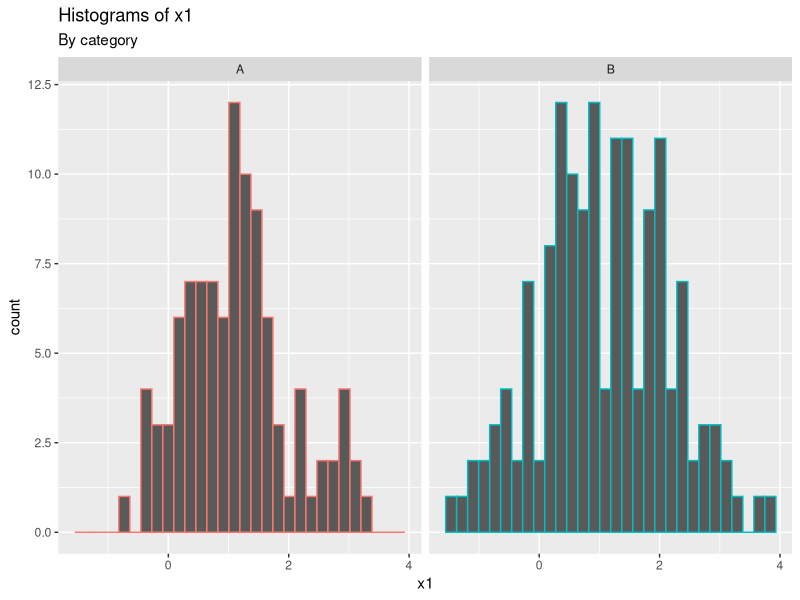
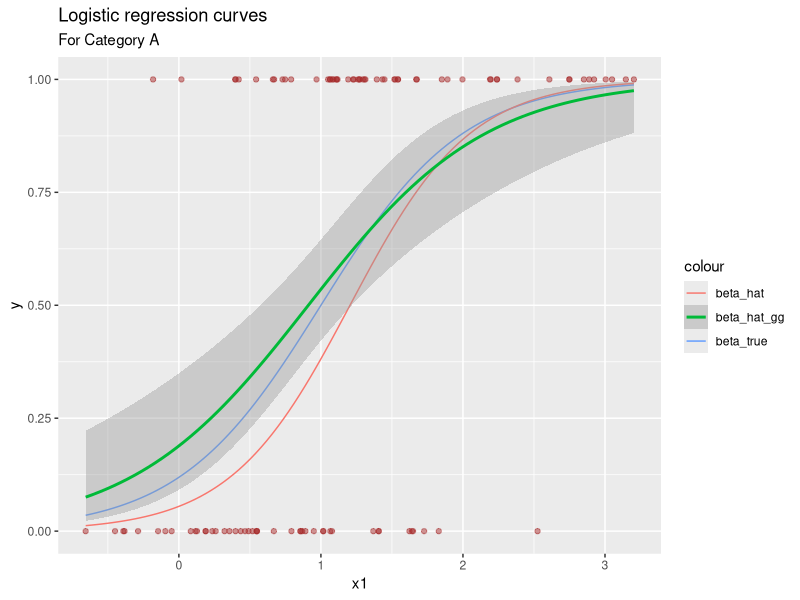

Recreate these plots in R, in order. (Note: this script raises an error after producing the figures.)
##### MFI R BOOTCAMP 2022

# Case study: let's perform logistic regression on a simulated dataset

library(tidyverse)
library(knitr)

set.seed(1729)

# Function definitions

logit <- function(p) {
  return( log(p/(1-p)) )
}

expit <- function(x) {
  return( 1/(1 + exp(-x)))
}

norm <- function(x) {
  sqrt(sum(x^2))
}


# Initializations and variable assignments
# Better use "<-" instead "=" (for reasons)

N <- 500 # number of observations
p <- 2 # number of covariates (excluding intercept!)
beta <- c(-2, 2, 1) # true coefficients (beta0, beta1, beta2)

# Data structures
# There are several choices of data structures, depending on your application (and personal preference). For data, it's usually best to pre-allocate an array (i.e., a vector or list), fill it in with data, and then create a data frame out of it afterwards.

X <- matrix(data=0L, nrow=N, ncol=p)
colnames(X) <- c("x1", "x2")

Y <- vector(mode="numeric", length=N)

# Let's simulate some data

for (i in 1:N) {
  X[i,] <- c( rnorm(n=1, mean=1), rbinom(n=1, size=1, prob=0.6) )
  
  eta_i <- beta %*% c(1, X[i,])
  
  Y[i] <- rbinom(n=1, size=1, prob=expit(eta_i))
}

# Always vectorize, if you can!

X2 <- cbind(1, rnorm(n=N, mean=1), rbinom(n=N, size=1, prob=0.6))
eta <- rowSums(sweep(X2, 2, beta, "*"))
Y2 <- sapply(X=eta, FUN= function(eta) { rbinom(n=1, size=1, prob=expit(eta))})

myDat.frame <- data.frame(y=Y, x1=X[,1], x2=as.factor(X[,2]))
myDat.tib <- tibble(y=Y, x1=X[,1], x2=as.factor(X[,2]))

levels(myDat.frame$x2) <- list(A = "0", B = "1")
myDat.tib$x2 <- recode_factor(myDat.tib$x2, "0" = "A", "1" = "B")

# We'll stick with the tibble going forward

myDat.train <- myDat.tib[1:(N/2), ] # training dataset
myDat.test <- myDat.tib[(N/2 + 1):N, ] # test (validation) dataset

myModel <- glm(y ~ x1 + x2, data=myDat.train, family=binomial(link="logit"))
summary(myModel)

beta_hat <- myModel$coefficients
norm_diff <- norm(beta - beta_hat)

preds <- predict.glm(object=myModel, newdata=myDat.test, type="response")
myDat.test <- cbind(myDat.test, y_pred = ifelse(preds > 0.5, yes=1, no=0))
MSE <- mean( (myDat.test$y - myDat.test$y_pred)^2 )

# Plot some stuff

expit_beta_true <- function(x) {expit(beta[1] + x*beta[2] + 0*beta[3])}
expit_beta_hat <- function(x) {expit(beta_hat[1] + x*beta_hat[2]  + 0*beta[3])}

ggplot(data=myDat.test, aes(x1, color=x2)) +
  geom_histogram(bins=30) +
  facet_wrap(~x2) +
  labs(title="Histograms of x1", subtitle="By category") +
  theme(legend.position = "none")

ggplot(data=filter(myDat.test, x2 == "A"), aes(x=x1, y=y)) +
  geom_point(alpha=0.5, col="brown") +
  stat_function(fun=expit_beta_true, aes(col="beta_true")) +
  stat_function(fun=expit_beta_hat, aes(col="beta_hat")) +
  geom_smooth(method="glm", method.args = list(family="binomial"), aes(col="beta_hat_gg")) +
  labs(title="Logistic regression curves", subtitle="For Category A") +
  theme(legend.position = "right")


# Let's find beta_hat directly using numerical optimization

mloglik <- function(beta) { # minus the log-likelihood
  ll <- 0
  for (i in 1:(N/2)) {
    eta_i <- beta %*% c(1, X[i,])
    ll <- ll + Y[i]*log( expit(eta_i) ) + (1 - Y[i])*log(1 - expit(eta_i) )
  }
  return(-ll)
}
  
mloglik_grad <- function(beta) { # gradient of minus the log-likelihood
  gr <- rep(0, times=p+1)
  
  for (i in 1:(N/2)) {
    eta_i <- beta %*% c(1, X[i,])
    
    gr[1] <- gr[1] + (Y[i] - expit(eta_i))
    
    for (d in 1:p) {
      gr[d+1] <- gr[d+1] + (Y[i] - expit(eta_i))*X[i,d]
    }
  }
  
  return(-gr)
}

beta_hat_2 <- optim(par=rep(0,times=3),
                    fn=mloglik,
                    method="Nelder-Mead")
beta_hat_2 <- beta_hat_2$par
norm_diff_2 <- norm(beta_hat_2 - beta_hat)
  
  
  
mloglik_b1 <- function(beta1) {mloglik(c(0, beta1, 0))}

optimize(      f=mloglik_b1,
      interval=c(-1,1))




### Linear regression

rm(list = ls()) # clear environment
set.seed(1729)  

N <- 500 # number of observations
p <- 10 # number of covariates

beta <- rnorm(n=p+1, mean=0, sd=4) # true coefficients (beta0, beta1, ..., beta_p)
ssq <- 2

X <- matrix(0L, nrow=N, ncol=p+1)

Y <- rep(0, times=N)

for (i in 1:N) {
  X[i,] <- c(1, rchisq(n=p, df=3))
  Y[i] <- beta %*% X[i,] + rnorm(n=1, mean=0, sd=sqrt(ssq))
}

beta_MLR <- solve( t(X) %*% X ) %*% t(X) %*% Y
beta_MLR <- as.vector(beta_MLR)

dat <- data.frame(y=Y, X=X)

myModel0 <- lm(y ~., dat=dat)
myModel <- lm(y ~. + 0, data=dat) # no intercept! If we want to use our own estimate
myModel2 <- lm(y ~., data=subset(dat, select=-c(X.1))) # with intercept, but without our column of ones
summary(myModel0)
summary(myModel)
summary(myModel2)
beta_OLS <- myModel$coefficients

Y_pred <- beta_OLS %*% t(X)
Y_pred <- as.vector(Y_pred)

MSE_preds <- norm(Y_pred - Y)
MSE_beta <- norm(beta_OLS - beta)


## Stochastic processes (eg, Vasicek model)

# Define some model parameters
r0 <- 0.03
theta <- 0.10
k <- 0.3
sigma <- 0.03

# Simulate some short rate paths
n <- 10 # number of simulations
TT <- 10 # time
m <- 200 # number of sub-intervals
dt <- TT/m # difference in time in each sub-interval

r <- matrix(0L, nrow=m+1, ncol=n)
r[1,] <- r0

for (j in 1:n) {
  for (i in 2:(m+1)) {
    dr <- k*(theta - r[i-1, j])*dt + sigma*sqrt(dt)*rnorm(n=1, mean=0, sd=1)
    r[i,j] <- r[i-1, j] + dr
  }
}

# Plot our interest rate paths along with a confidence band
t <- seq(from=0, to=TT, by=dt)
rT.expected <- theta + (r0 - theta)*exp(-k*t)
rT.stdev <- sqrt( sigma^2/(2*k)*(1 - exp(-2*k*t)) )
matplot(x=t, y=r, type="l", lty=1, main="Vasicek short rate paths", ylab="rt", xlab="t")
lines(t, rT.expected, lty=4)
lines(t, rT.expected + 1.96*rT.stdev, lty=2)
lines(t, rT.expected - 1.96*rT.stdev, lty=2)
points(0, r0)
